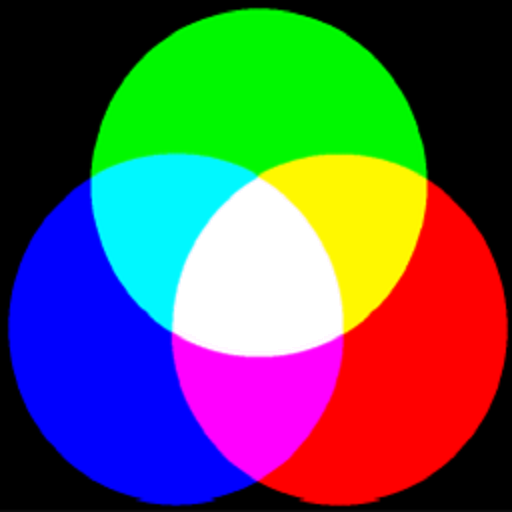
%> input picture BSCOMPUTER ENGINEERING/4th YEAR OF COMPUTER ENGINEERING/7th SEMESTER/DIGITAL IMAGE PROCESSING/LECTURE CODES OF DIGITAL IMAGE PROCESSING/LECTURE#9CODES/rgb_mix.jpg, 512 x 512 px
$ octave rgbImage.m   (GNU Octave 9; MATLAB toolbox functions it lacks are replaced by stand-ins)
%> lines starting %> are read from the running program, lines starting %| are printed output that depends on the picture
close all;
clear all;
clc;
% read rgb image
I = imread('rgb_mix.jpg');
%> I is the input picture: size 512x512x3 uint8; mean R, G, B 89.7, 87.6, 89.7
R = I(:,:,1);
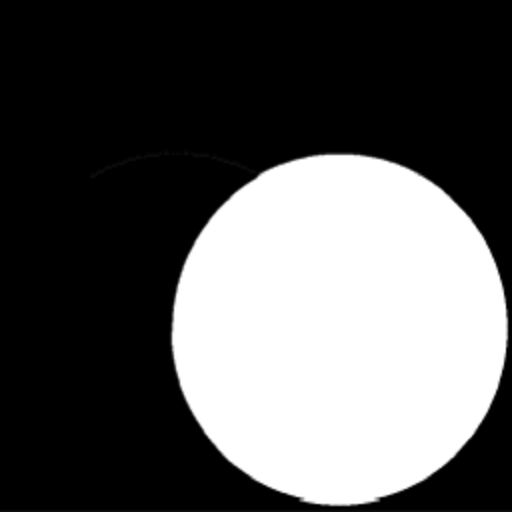
%> R: size 512x512 uint8; min 0, max 255, mean 89.7
G = I(:,:,2);
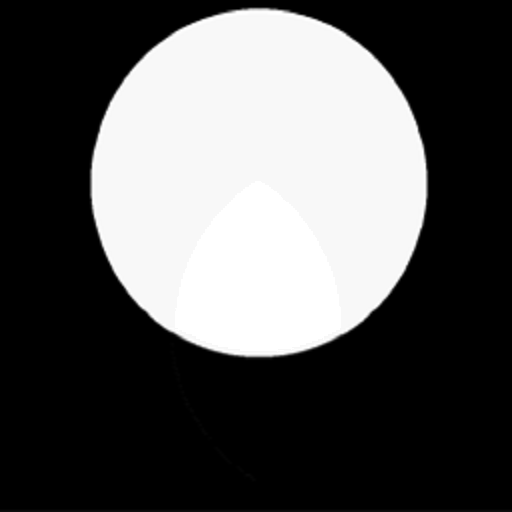
%> G: size 512x512 uint8; min 0, max 255, mean 87.6
B = I(:,:,3);
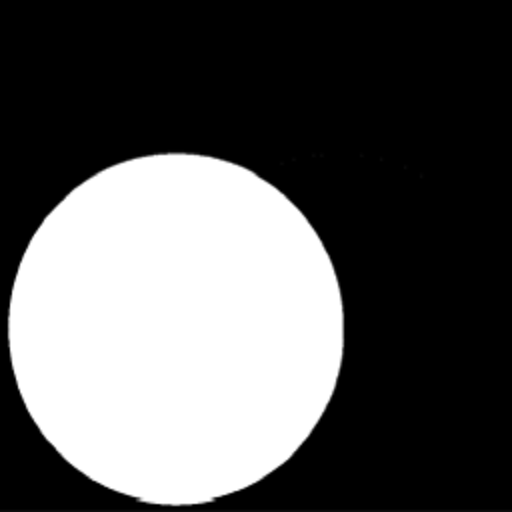
%> B: size 512x512 uint8; min 0, max 255, mean 89.7; mean of the top-left, top-right, bottom-left and bottom-right quarters 73.6, 13.8, 210.4, 60.9
figure;
imshow([R G B]);
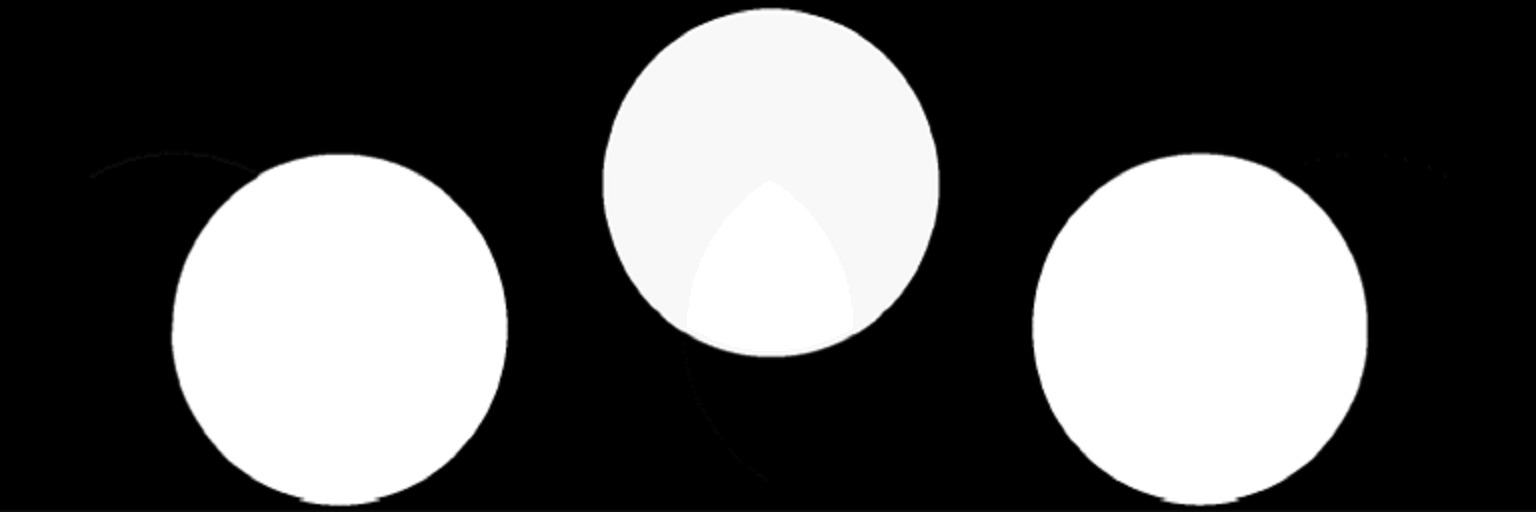
%> displayed picture: size 512x1536, on the screen's scale of 0 to 255; min 0, max 255, mean 89
figure;% combine the R,G and B
I_rgb = cat(3, R, G, B);
% [X,cmap] = imread('rgb_mix.jpg');
imshow(I_rgb);
